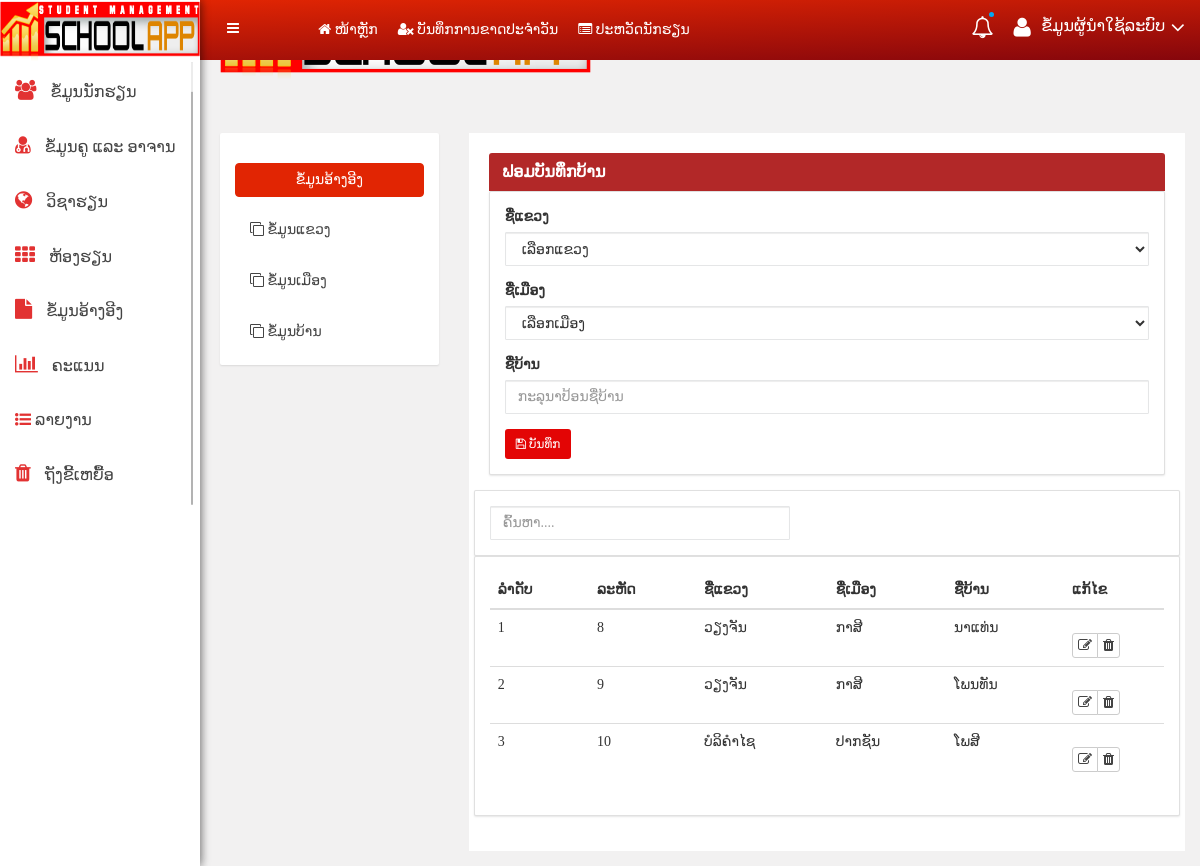
Page /vill_data.php (signed in) on the committed database.
### tables this page shows
CREATE TABLE `district`  (
  `dis_id` int(3) NOT NULL AUTO_INCREMENT,
  `pro_id` int(2) NOT NULL,
  `dis_name` varchar(50) NOT NULL,
  PRIMARY KEY (`dis_id`) USING BTREE,
  INDEX `pro_id`(`pro_id`) USING BTREE,
  CONSTRAINT `district_ibfk_1` FOREIGN KEY (`pro_id`) REFERENCES `province` (`pro_id`) ON DELETE RESTRICT ON UPDATE RESTRICT
);

CREATE TABLE `village`  (
  `vill_id` int(4) NOT NULL AUTO_INCREMENT,
  `dis_id` int(3) NOT NULL,
  `vill_name` varchar(50) NOT NULL,
  PRIMARY KEY (`vill_id`) USING BTREE,
  INDEX `dis_id`(`dis_id`) USING BTREE,
  CONSTRAINT `village_ibfk_1` FOREIGN KEY (`dis_id`) REFERENCES `district` (`dis_id`) ON DELETE RESTRICT ON UPDATE RESTRICT
);

CREATE TABLE `province`  (
  `pro_id` int(2) NOT NULL AUTO_INCREMENT,
  `pro_name` varchar(50) NOT NULL,
  PRIMARY KEY (`pro_id`) USING BTREE
);

### vill_data.php (the view, shortened to what this page needs)
<?php
      if($_SESSION['authuser']!=1){
       header('location:Login.php');
      }
      else{
     ?>
<!doctype html>
<html class="no-js" lang="en">
<head>
    <?php include 'pugin_css.php' ?>
<body>
<?php include 'menu.php' ?>
<div class="mailbox-view-area mg-tb-15">
    <div class="container-fluid">
        <div class="row">
            <div class="col-md-3 col-md-3 col-sm-3 col-xs-12">
                <div class="hpanel responsive-mg-b-30">
                    <div class="panel-body">
                        <div class="dropdown custonfile">
                            <a class="dropdown-toggle btn btn-primary btn-block" href="Address.php" data-toggle="dropdown">
                                ຂໍ້ມູນອ້າງອີງ
                            </a>
                        </div>
                        <ul class="mailbox-list">
                            <li>
                                <a href="province.php">
                                    <i class="fa fa-clone"></i> ຂໍ້ມູນແຂວງ
                                </a>
                            </li>
                            <li>
                                <a href="district_data.php"><i class="fa fa-clone"></i> ຂໍ້ມູນເມືອງ</a>
                            </li>
                            <li>
                                <a href="vill_data.php"><i class="fa fa-clone"></i> ຂໍ້ມູນບ້ານ</a>
                            </li>
                        </ul>
                    </div>
                    </div>
                    </div>
                    <div class="col-md-9 col-md-9 col-sm-9 col-xs-12">
                        <div class="hpanel email-compose mailbox-view mg-b-15">
                            <div class="panel-heading red">
                        <h3 class="panel-title"> ຟອມບັນທຶກບ້ານ </h3>
                    </div>
                            <div class="panel-body panel-csm">
                                <div>
                                    <form action="" method="POST" role="form">
                                        <div class="form-group">
                                            <label for="">ຊື່ແຂວງ</label>
                                            <select name="pro_id" id="pro_id" class="form-control">
                                                <option value="">ເລືອກແຂວງ</option>
                                            </select>
                                        </div>
                                        <div class="form-group">
                                            <label for="">ຊື່ເມືອງ</label>
                                            <select name="dis_id" id="dis_name" class="form-control">
                                                <option value="">ເລືອກເມືອງ</option>
                                            </select>
                                        </div>
                                        <div class="form-group">
                                            <label for="">ຊື່ບ້ານ</label>
                                            <input type="text" name="vill_name" class="form-control" id="" placeholder="ກະລຸນາປ້ອນຊື່ບ້ານ" required>
                                        </div>
                                        <button type="submit" name="save" class="btn btn-red btn-sm"><i class="fa fa-save"> </i> ບັນທຶກ</button>
                                    </form>
                                </div>
                            </div>
                            <div class="border-bottom border-left border-right bg-white mg-tb-15">
                               <div class="row">
                                <?php
                                    include 'mysql.php';
                                    $select=mysqli_query($con,"select*from district as d,province as p,village as v where d.pro_id=p.pro_id and v.dis_id=d.dis_id");
                                 ?>
                                 <div class="panel-body panel-csm text-right">
                                <input type="text" class="form-control" id="search" style="width: 300px;float: left" placeholder="ຄົ້ນຫາ....">
                                </div>
                                    <div class="panel-body panel-csm">
                                        <table class="table" id="data">
                                            <thead>
                                                <tr>
                                                    <th>ລຳດັບ</th>
                                                    <th>ລະຫັດ</th>
                                                    <th>ຊື່ແຂວງ</th>
                                                    <th>ຊື່ເມືອງ</th>
                                                    <th>ຊື່ບ້ານ</th>
                                                    <th width="100px">ແກ້ໄຂ</th>
                                                </tr>
                                            </thead>
                                            <tbody>
                                            <?php $i=1; while($res=mysqli_fetch_array($select)){ ?>
                                                <tr  id="body">
                                                    <td><?php echo $i;?></td>
                                                    <td><?php echo $res['vill_id'] ?></td>
                                                    <td><?php echo $res['pro_name'] ?></td>
                                                    <td><?php echo $res['dis_name'] ?></td>
                                                    <td><?php echo $res['vill_name'] ?></td>
                                                    <td>
                                                        <div class="btn-group">
                                                        <a href="vill_edit.php?edit=<?php echo $res['vill_id']?>" class="btn btn-default btn-xs" name="edit"><i class="fa fa-edit"></i></a>
                                                        <a href="?del=<?php echo $res['vill_id']?>" class="btn btn-default btn-xs" onclick="return confirm('ທ່ານຕ້ອງການລຶບຂໍ້ມູນນີ້ແທ້ບໍ່ ?')"><i class="fa fa-trash"></i></a>
                                                        </div>
                                                    </td>
                                                </tr>
                                                <?php $i++;} ?>
                                            </tbody>
                                        </table>
                                    </div>
                                    </div>
                                </div>
                            </div>
                        </div>
                    </div>
                </div>
            </div>
</body>
</html>
<?php
      }
?>

### css/main.css (style rules this page uses)
html { color: #222; font-size: 1em; line-height: 1.4; }

### style.css (style rules this page uses)
html, body { height: 100%; font-family: 'Phetsarath OT', sans-serif;font-weight:400;background:#F2F1F1; }
h1, h2, h3, h4, h5, h6 { margin: 0 0 10px; font-weight:700; }
.red { background-color: #CC3030!important; color: white!important }
a { transition: all 0.3s ease 0s;text-decoration:none; }
a:visited, a:link, a:active { text-decoration: none; }
ul { list-style: outside none none; margin: 0; padding: 0 }
.mg-tb-15 { margin:15px 0px; }
.mg-b-15 { margin-bottom:15px; }
.form-control { background-color: #FFFFFF; background-image: none; border: 1px solid #e5e6e7; border-radius: 1px; color: inherit; display: block; padding: 6px 12px; transition: border-color 0.15s ease-in-out 0s, box-shadow 0.15s ease-in-out 0s; width: 100%; }
.hpanel .panel-body { background: #fff; border-radius: 2px; padding: 15px; position: relative; -webkit-box-shadow: 0px 1px 2px 0px rgba(0, 0, 0, 0.1); box-shadow: 0px 1px 2px 0px rgba(0, 0, 0, 0.1); }
.panel-body { padding: 15px; background:#fff; }
ul.mailbox-list li a, ul.h-list li a { padding: 8px 15px; display: block; font-size: 14px; transition:all .4s ease 0s }
.panel-body a { font-size: 14px; color: #444; margin-top: 15px; transition:all .4s ease 0s }
.hpanel.email-compose { background: #fff; padding:20px; }
.hpanel .panel-body.panel-csm { border: 1px solid rgba(0,0,0,.12); }
.mailbox-view .panel-heading { padding: 10px 0px; }
.custonfile .btn-primary { color: #fff; background-color: #e12503; border-color: #e12503; }
.panel-body a { font-size: 14px; color: #444; margin-top: 15px; }

### css/form/themesaller-forms.css (style rules this page uses)
html, body { border: 0; margin: 0; padding: 0; font-size: 100%; vertical-align: baseline; font: inherit; }
body { margin: 0; padding: 0; }

### pugin_css.php (style rules this page uses)
body { background:url(img/body-bg.png); }

### menu.php (style rules this page uses)
body { font-family: phetsarath OT !important }
.btn-red { background-color: #E30505 !important;color:white !important; }
.red { background-color: #B22828!important; color: white!important }
.panel-heading { padding-left: 2%!important }

### rows in the picture
district: village.vill_id "8", pro.pro_name "ວຽງຈັນ", dis_name "ກາສີ", village.vill_name "ນາແທ່ນ", village.vill_id "9", village.vill_name "ໂພນທັນ"
district: village.vill_id "10", pro.pro_name "ບໍລິຄຳໄຊ", dis_name "ປາກຊັນ", village.vill_name "ໂພສີ"
